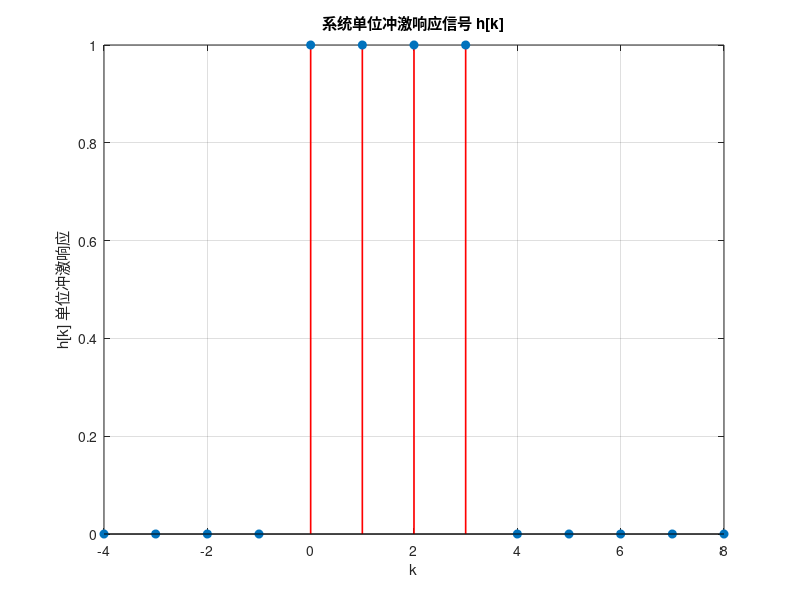

This chart was generated by the following MATLAB code: (Note: this script raises an error after producing the figure.)
%% 离散卷积全过程绘图（适配 h=[1,1,1,1] n=0~3）
clear; clc; close all;

%% 1. 定义信号（你的最新设置）
f = [1,1,5,1,1];   % 输入信号 f[n] n=1~5
h = [1,1,1,1];     % 冲激响应 h[n] n=0,1,2,3
k = -4:8;          % 时间轴（覆盖所有翻转/平移位置）

% 生成原始信号 f[k]
fk = zeros(size(k));
fk(k>=1 & k<=5) = f;

%% ===================== 图1：原始信号 f[k] =====================
figure;
stem(k, fk, 'filled','LineWidth',1.2,'Color','b');
grid on; xlabel('k'); ylabel('f[k]'); title('原始信号 f[k]');
xlim([-4 8]); ylim([0 6]);

%% 单独绘制：单位冲激响应信号 h[k]
clear;clc;close all;
k = -4:8;
hk = zeros(size(k));
% 冲激响应 h[k] = [1,1,1,1]  k=0,1,2,3
hk(k>=0 & k<=3) = [1,1,1,1]; 

stem(k, hk, 'filled','LineWidth',1.2,'Color','r');
grid on;
xlabel('k');
ylabel('h[k] 单位冲激响应');
title('系统单位冲激响应信号 h[k]');
xlim([-4 8]);
%% ===================== 图2：翻转信号 h[-k] =====================
figure;
h_flip = fliplr(h); % 翻转后 h[-k] 对应 k=-3,-2,-1,0
hk_flip = zeros(size(k));
% 4个位置匹配4个元素，彻底修复报错
hk_flip(k>=-3 & k<=0) = h_flip;  
stem(k, hk_flip, 'filled','LineWidth',1.2,'Color','r');
grid on; xlabel('k'); ylabel('h[-k]'); title('翻转信号 h[-k]');
xlim([-4 8]); ylim([0 1.2]);

%% ===================== 平移 h[n-k] + 相乘 f[k]h[n-k] (n=1~8) =====================
for n = 1:8
    h_nk = zeros(size(k));
    % 适配4点冲激响应：k ∈ [n-3, n]
    h_nk(k>=(n-3) & k<=n) = h; 
    prod = fk .* h_nk;
    
    % 绘制平移信号
    figure;
    stem(k, h_nk, 'filled','LineWidth',1.2);
    grid on; xlabel('k'); title(['平移 h(',num2str(n),'-k)']);
    
    % 绘制相乘信号
    figure;
    stem(k, prod, 'filled','LineWidth',1.2);
    grid on; xlabel('k'); title(['相乘 f[k]h(',num2str(n),'-k)']);
end

%% ===================== 最终卷积结果 y[n] =====================
y = conv(f, h);
ny = 1:length(y);
figure;
stem(ny, y, 'filled','LineWidth',1.5,'Color','k');
grid on; xlabel('n'); ylabel('y[n]'); title('卷积结果 y[n]');
xlim([0 10]); ylim([0 10]);
